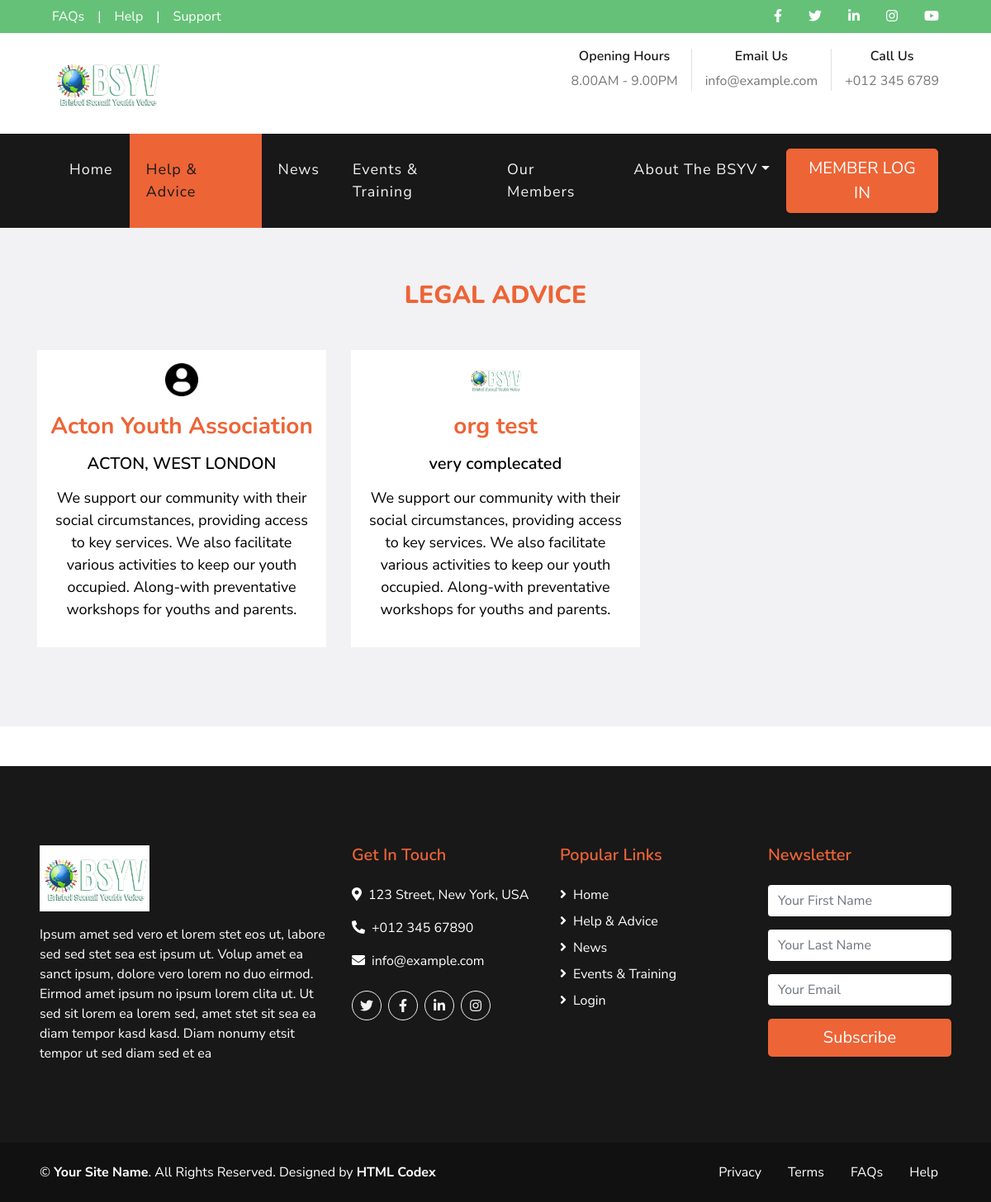
The page /help-and-advice/legal-advice on the database its author committed.
### community/models.py (models this page shows, shortened)
class help_and_advice_table(models.Model):
    class Meta:
        verbose_name_plural = 'Help and Advice'
    title = models.CharField(max_length=255)
    slug = models.SlugField(default="Auto-Generate", editable=False)
    short_description = models.TextField()

class organisation_table(models.Model):
    class Meta:
        verbose_name_plural = 'Organisation Table'
    name = models.CharField(max_length=255)
    slug = models.SlugField(default="Auto-Generate", editable=False)
    title = models.CharField(max_length=255)
    category = models.ForeignKey(help_and_advice_table, on_delete=models.CASCADE)
    image = models.ImageField(upload_to='organisation_img/', blank=True, null=True)
    short_description = models.TextField(blank=True, null=True)
    Long_description = RichTextField(blank=True, null=True)
    Get_in_touch_text = RichTextField(blank=True, null=True)
    facebook_link = models.CharField(max_length=255, blank=True, null=True)
    twitter_link = models.CharField(max_length=255, blank=True, null=True)

### community/views.py (the view)
# urls.py: path('help-and-advice/<str:slug>', views.details_help_advice, name="details_help_advice"),
def details_help_advice(request, slug):
    if help_and_advice_table.objects.filter(slug=slug):
        get_help_and_advice = help_and_advice_table.objects.get(slug=slug)
        filter_org = organisation_table.objects.filter(category = get_help_and_advice)
        context = {'get_help_and_advice':get_help_and_advice, 'filter_org':filter_org}
        return render(request, 'details_help_advice.html', context)
    else:
        return render(request, '404_page.html')

### templates/details_help_advice.html (shortened to what this page needs)
{% extends 'base.html' %}
{% load static %}
{% block active_help_and_advice %}active{% endblock %}
{% block body %}
    <div class="container-fluid bg-light pt-3">
        <div class="container py-5">
            <div class="d-flex flex-column text-center mb-5">
                <h2 class="display-4 m-0" style="font-size: 30px;"><span class="text-primary">{{ get_help_and_advice.title }}</span></h2>
            </div>
            {% if filter_org %}
            <div class="row pb-3">
                {% for org in filter_org %}
                <div class="col-md-6 col-lg-4 mb-4" style="">
                    <div class="d-flex flex-column text-center mb-2 p-3 p-sm-3" style="background-color: white; color:black;">
                        {% if org.image %}
                        <div style="margin-bottom:20px;">
                            <img src="{{ org.image.url }}" style="width:30; height:40px;">
                        </div>
                        {% endif %}
                        <h3 class="mb-3" style="color:black"><a href="{% url 'organization_details' org.slug %}">{{ org.name }}</a></h3>
                        <h5 class="mb-3" style="color:black">{{ org.title }}</h5>
                        <p style="font-size:18px; color:black">{{ org.short_description }}</p>
                    </div>
                </div>
                {% endfor %}
            </div>
            {% else %}
            No Records found !
            {% endif %}
        </div>
    </div>
{% endblock %}

### rows shown on the page
help_and_advice_table: title "LEGAL ADVICE"
organisation_table: image (picture), name "Acton Youth Association", title "ACTON, WEST LONDON", short_description "We support our community with their social circumstances, providing access to key services. We also facilitate various activities to keep our youth occupied. Along-with preventative workshops for youths and parents."
organisation_table: image (picture), name "org test", title "very complecated", short_description "We support our community with their social circumstances, providing access to key services. We also facilitate various activities to keep our youth occupied. Along-with preventative workshops for youths and parents."
